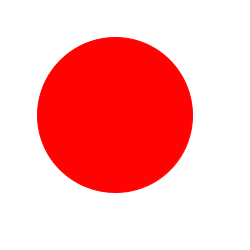
Frame 1 (no input)
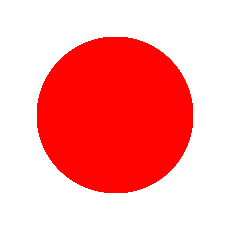
Frame 60 (the mouse pressed at the canvas centre just before this capture)
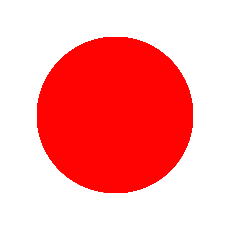
Frame 120 (the mouse held since frame 60 and released just before this capture)

The Processing sketch that drew these frames (run headless with seeded random() and noise(); from frame 60 on, the mouse is pressed at the canvas centre):

// Processing sketch: processing_89588
// ── processing_89588.pde

void setup() {
  size(250, 250);
  background(255);
  fill(255,3,3);
  
 

}



void draw() {
  stroke(255,3,3);
  ellipse(115,115,155,155) ;
  ellipse(115,115,105,105);
  ellipse(115,115,55,55);
}
